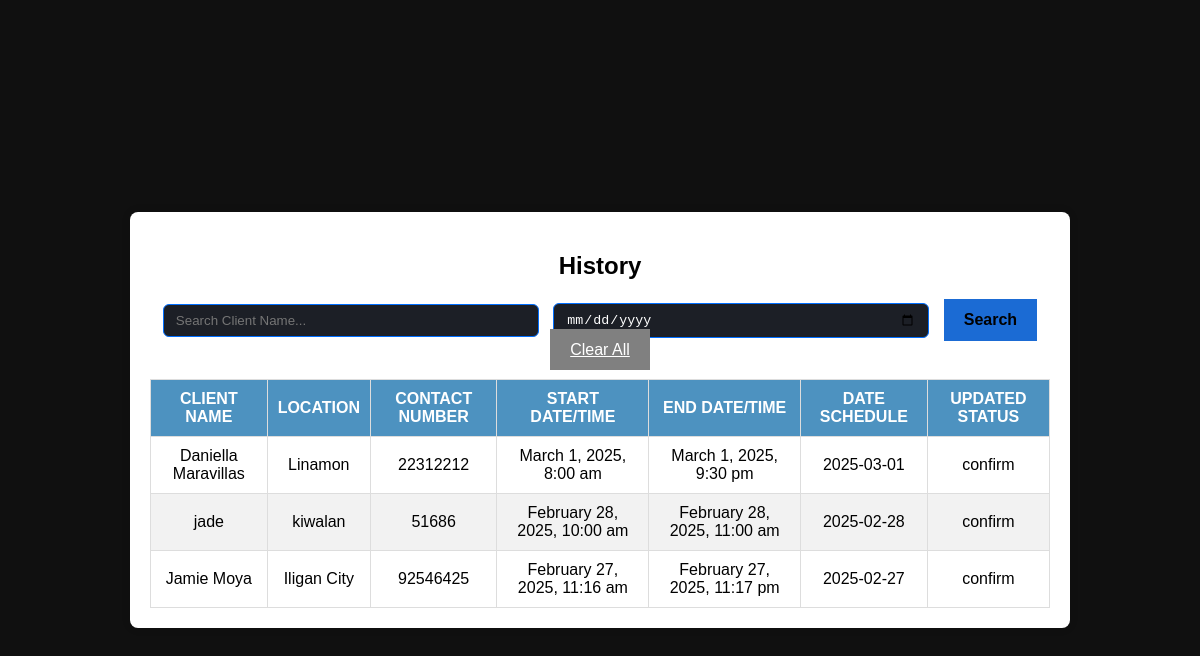
/history.php, run on an earlier commit of the app's database.
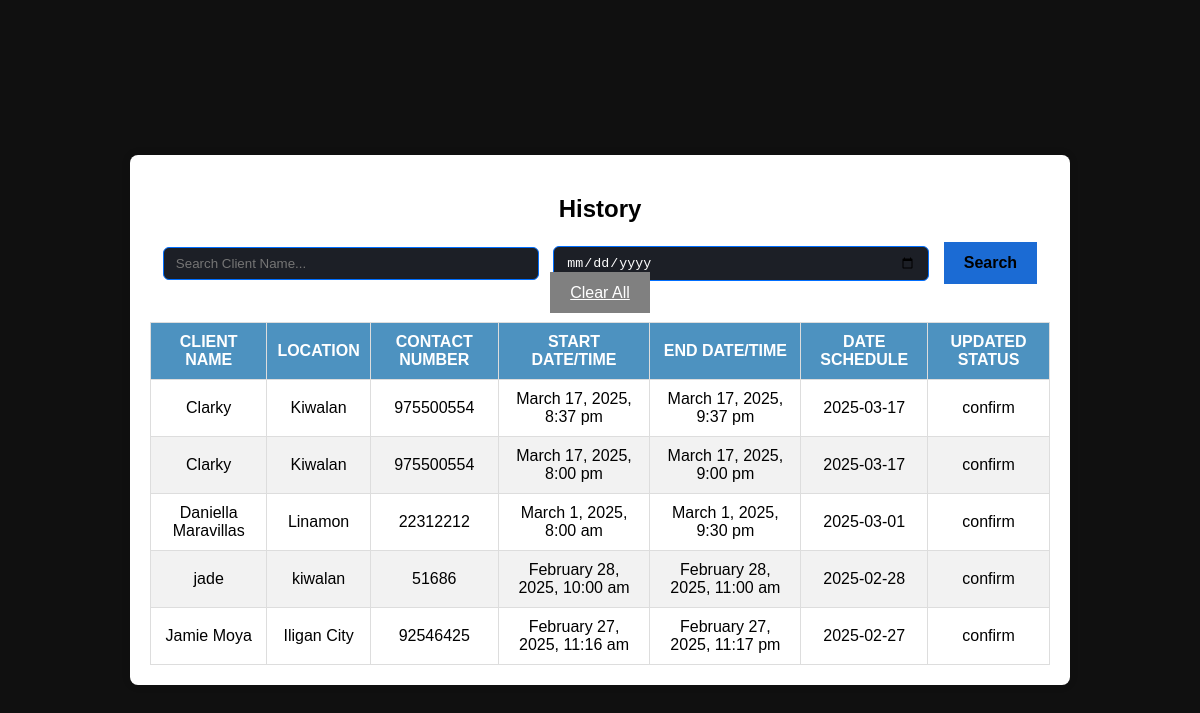
And on a later commit of the database.
### tables this page shows
CREATE TABLE `Schedule` (
  `ScheduleID` bigint(20) NOT NULL AUTO_INCREMENT,
  `start_date_time` datetime NOT NULL,
  `end_date_time` datetime NOT NULL,
  `date_schedule` datetime NOT NULL,
  `EventID` bigint(20) NOT NULL,
  `StatusID` bigint(20) NOT NULL,
  PRIMARY KEY (`ScheduleID`),
  KEY `Events_Schedule` (`EventID`),
  KEY `Updated_Status_Schedule` (`StatusID`),
  CONSTRAINT `Events_Schedule` FOREIGN KEY (`EventID`) REFERENCES `Events` (`EventID`),
  CONSTRAINT `Updated_Status_Schedule` FOREIGN KEY (`StatusID`) REFERENCES `Updated_Status` (`StatusID`)
);

CREATE TABLE `Clients` (
  `ClientID` bigint(20) NOT NULL AUTO_INCREMENT,
  `clients_name` text NOT NULL,
  `contact_number` bigint(20) NOT NULL,
  `location` varchar(100) NOT NULL,
  `ID` bigint(20) NOT NULL,
  PRIMARY KEY (`ClientID`),
  KEY `users_Clients` (`ID`),
  CONSTRAINT `users_Clients` FOREIGN KEY (`ID`) REFERENCES `users` (`ID`)
);

CREATE TABLE `Updated_Status` (
  `StatusID` bigint(20) NOT NULL AUTO_INCREMENT,
  `updated_status` text NOT NULL DEFAULT current_timestamp(),
  PRIMARY KEY (`StatusID`)
);

### htdocs/history.php (the view, shortened to what this page needs)
<?php
include 'navigation.php';
$searchName = isset($_GET['search']) ? $conn->real_escape_string($_GET['search']) : '';
$searchDate = isset($_GET['searchDate']) ? $conn->real_escape_string($_GET['searchDate']) : '';
$query = "SELECT c.clients_name, c.location, c.contact_number,
                 s.start_date_time, s.end_date_time,
                 DATE(s.start_date_time) AS date_schedule,
                 us.updated_status
          FROM Schedule s
          JOIN Events e ON s.EventID = e.EventID
          JOIN Clients c ON e.ClientID = c.ClientID
          JOIN Updated_Status us ON s.StatusID = us.StatusID";
$query .= " ORDER BY s.start_date_time DESC";
$result = $conn->query($query);
?>
<!DOCTYPE html>
<html lang="en">
<head>
</head>
<body>
    <div class="container mt-5">
        <h2>History</h2>
        <form method="get" action="history.php" class="mb-4">
            <input type="text" name="search" class="form-control" placeholder="Search Client Name..." value="<?php echo htmlspecialchars($searchName); ?>">
            <input type="date" name="searchDate" class="form-control" value="<?php echo htmlspecialchars($searchDate); ?>">
            <button type="submit" class="btn btn-primary"><strong>Search</strong></button>
            <a href="history.php" class="btn btn-secondary">Clear All</a>
        </form>
        <table class="table table-bordered">
            <thead>
                <tr>
                    <th>Client Name</th>
                    <th>Location</th>
                    <th>Contact Number</th>
                    <th>Start Date/Time</th>
                    <th>End Date/Time</th>
                    <th>Date Schedule</th>
                    <th>Updated Status</th>
                </tr>
            </thead>
            <tbody>
                <?php if($result && $result->num_rows > 0): ?>
                    <?php while($row = $result->fetch_assoc()): ?>
                        <tr>
                            <td><?php echo htmlspecialchars($row['clients_name']); ?></td>
                            <td><?php echo htmlspecialchars($row['location']); ?></td>
                            <td><?php echo htmlspecialchars($row['contact_number']); ?></td>
                            <td><?php echo date("F j, Y, g:i a", strtotime($row['start_date_time'])); ?></td>
                            <td><?php echo date("F j, Y, g:i a", strtotime($row['end_date_time'])); ?></td>
                            <td><?php echo htmlspecialchars($row['date_schedule']); ?></td>
                            <td>
                                <?php
                                $status = strtolower($row['updated_status']);
                                if ($status === 'completed') {
                                    echo '<span style="background-color: green; color: white; padding: 5px 10px; border-radius: 5px;">Completed</span>';
                                } elseif ($status === 'cancel') {
                                    echo '<span style="background-color: red; color: white; padding: 5px 10px; border-radius: 5px;">Cancel</span>';
                                } else {
                                    echo htmlspecialchars($row['updated_status']);
                                }
                                ?>
                            </td>
                        </tr>
                    <?php endwhile; ?>
                <?php else: ?>
                    <tr>
                        <td colspan="7">No schedule history found.</td>
                    </tr>
                <?php endif; ?>
            </tbody>
        </table>
    </div>
</body>
</html>

### htdocs/navigation.php (shortened to what this page needs)
<!DOCTYPE html>
<html lang="en">
<head>
    <link rel="stylesheet" href="https://cdnjs.cloudflare.com/ajax/libs/font-awesome/5.15.4/css/all.min.css">
</head>
<body>
</body>
</html>

### htdocs/navigation.php (style rules this page uses)
body { display: flex; min-height: 100vh; margin: 0; font-family: Arial, sans-serif; background: #121212; }

### htdocs/history.php (style rules this page uses)
body { background-color: #101010; font-family: Arial, sans-serif; margin: 20px; }
.container { position: relative; max-width: 900px; margin: auto; background: #ffffff; padding: 20px; box-shadow: 0 0 10px rgba(0,0,0,0.1); border-radius: 8px; text-align: center; }
.form-control { background: #1c1f26; color: #ffffff; border: 1px solid rgb(0, 110, 255); border-radius: 6px; padding: 8px 12px; }
form.mb-4 { margin-bottom: 20px; }
form.mb-4 input.form-control { display: inline-block; width: 350px; margin-right: 10px; vertical-align: middle; }
form.mb-4 button.btn { vertical-align: middle; padding: 12px 20px; font-size: 16px; }
table { width: 100%; border-collapse: collapse; margin-top: 20px; }
th, td { border: 1px solid #ddd; padding: 10px; text-align: center; }
th { background-color:rgb(77, 146, 192); color: white; text-transform: uppercase; }
tr:nth-child(even) { background-color: #f2f2f2; }
.btn-primary { background-color:rgb(27, 107, 212); border: none; padding: 12px 20px; font-size: 16px; }
.btn-secondary { background-color: grey; border: none; color: white; padding: 12px 20px; font-size: 16px; }

What changed in the data, as far as the page shows it:
added schedule: clients.clients_name "Clarky", clients.location "Kiwalan", clients.contact_number "975500554", start_date_time "March 17, 2025, 8:37 pm", end_date_time "March 17, 2025, 9:37 pm", date_schedule "2025-03-17", StatusID.updated_status "confirm"
added schedule: clients.clients_name "Clarky", clients.location "Kiwalan", clients.contact_number "975500554", start_date_time "March 17, 2025, 8:00 pm", end_date_time "March 17, 2025, 9:00 pm", date_schedule "2025-03-17", StatusID.updated_status "confirm"
